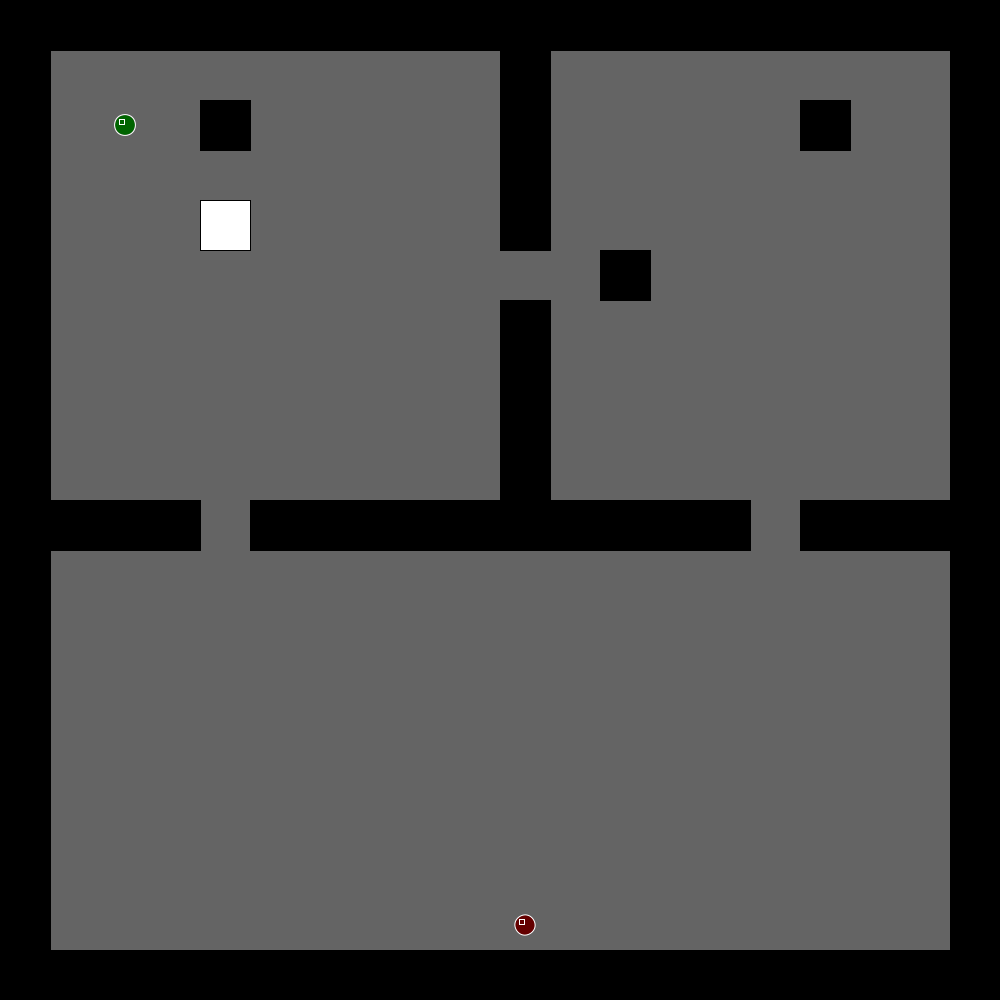
Frame 1 (no input)
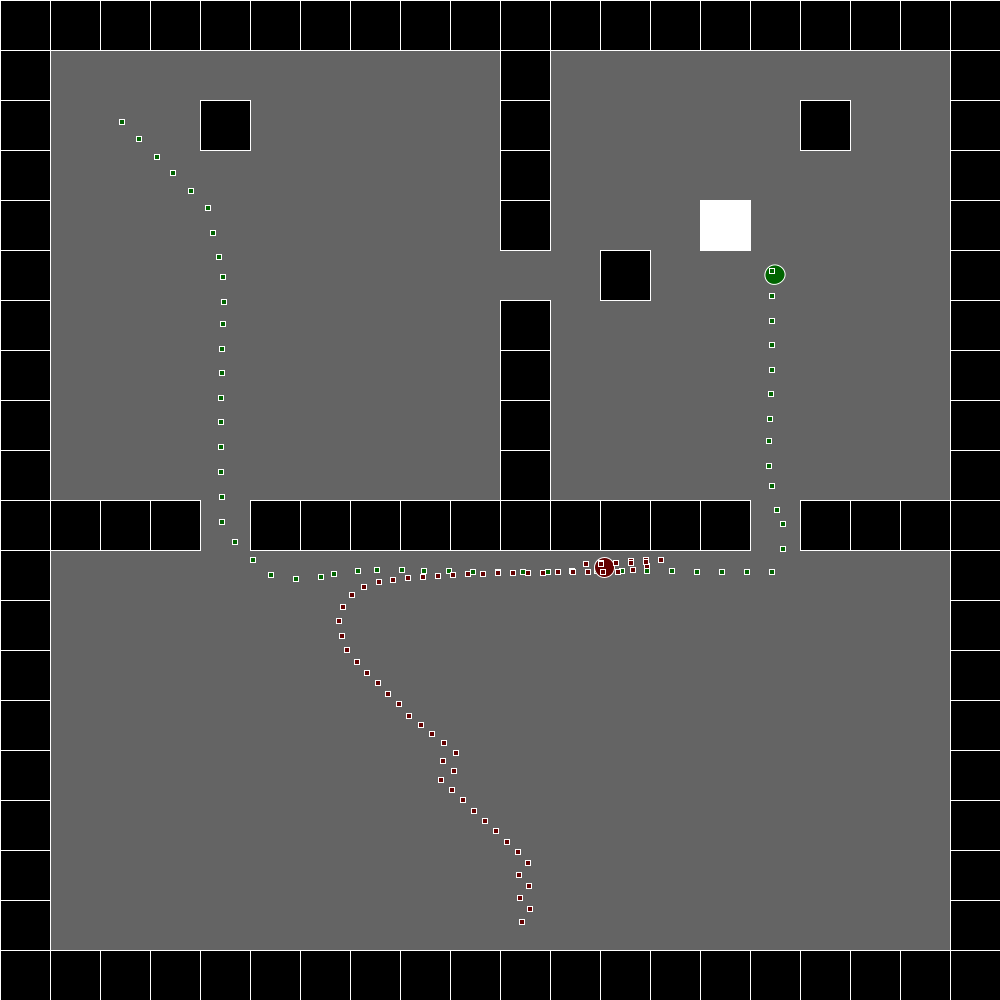
Frame 60 (the mouse pressed at the canvas centre just before this capture)
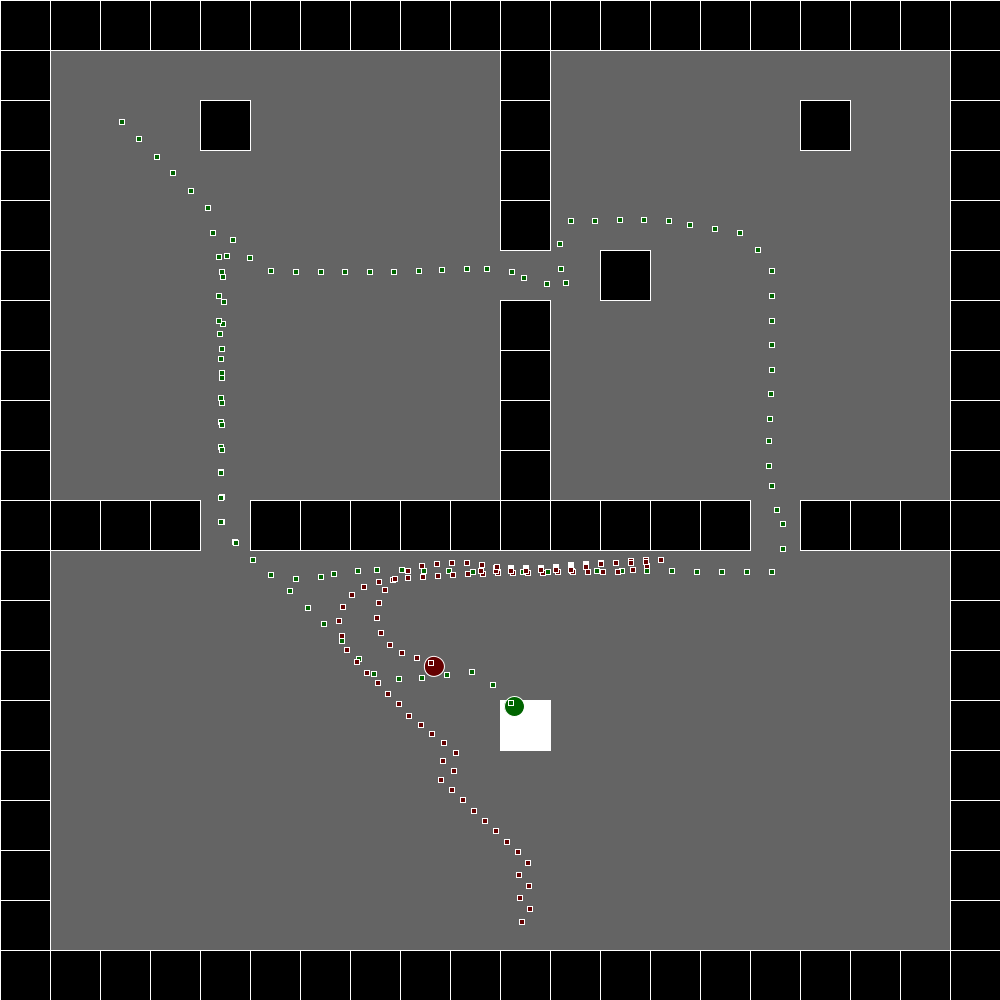
Frame 120 (the mouse held since frame 60 and released just before this capture)

The Processing sketch that drew these frames (run headless with seeded random() and noise(); from frame 60 on, the mouse is pressed at the canvas centre):

// Processing sketch: behaviortree
// ── behaviortree.pde
 import java.util.*;
class htnode
{
htnode child1;
htnode child2;
int type;
int aid;
htnode(int t,int a)
{
  type=t;
  aid=a;
}
htnode(int t,int a,htnode c1,htnode c2)
{
  type=t;
  aid=a;
  child1=c1;
  child2=c2;
}
boolean run()
{
  if(type==1)
  {
    if(child1.run())return true;
    else if(child2.run())return true;
    else return false;
  }
  else if(type==2){
  if(child1.run())return child2.run();
  else return false;
  }
  else if(type==3){
    int rd=(int)random(2);
    if(rd<1){
    if(child1.run())return true;
    else if(child2.run())return true;
    else return false;
    }
    else{
    if(child2.run())return true;
    else if(child1.run())return true;
    else return false;
    }
  }
  else
    return takeaction();
}
boolean takeaction()
{

  if(aid==1){
  //   print ("++++++++++++++++++++++");
    if(player.room()==2)return true;
    else return false;
  }
  else if(aid==2){
    chase(monster,player.position);
    return true;
  }
  else if(aid==3){
    chase(monster,new PVector(225,575));
    return true;
  }
  else{
    chase(monster,new PVector(775,575));
    return true;
  }
  
    
}
}
boolean[] pcurrent={false,false,false,false,false};
void setpcurrent()
{
  if(player.room()==1)pcurrent[0]=true;
  if(player.room()==2)pcurrent[2]=true;
  if(goldplace==1)pcurrent[1]=true;
  if(goldplace==2)pcurrent[3]=true;
  if(goldplace==3)pcurrent[4]=true;
  
}
class dtnode
{
  dtnode child_true;
  dtnode child_false;
  int id;
  int action;
  dtnode(int i,int a){
    id=i;
    action=a;
  }
  dtnode(int i,int a,dtnode t,dtnode f){
    id=i;
    action=a;
    child_true=t;
    child_false=f;
  }
  boolean condition()
  {
   setpcurrent();
    return pcurrent[id];
    /*
    if(id==1){
      if(player.room()==1)
        return true;
       else return false;
    }
    else if(id==2){
      if(goldplace==1) return true;
      else return false;
    }
    else if(id==3){
       if(player.room()==2)
        return true;
       else return false;
    }
    else if(id==6){
      if(goldplace==2)return true;
      else return false;
    }
    else if(id==7){
      if(goldplace==3)return true;
      else return false;
    }
    else return false;
    */
  }  
  int run()
  {
    if(action!=-1)return action;
    if(condition())
      return child_true.run();
    else
      return child_false.run();
  }
 
}
 class Agent{
  PVector position;
  PVector velocity;
  PVector acceleration;
  float[] breadx={};
  float[] bready={};
  int mflag;
  void display()
  {
    if(mflag==1)fill(100,0,0);
    else fill(0, 100,0);
    
    stroke(255);
    pushMatrix();
    translate(position.x, position.y);
    rotate(velocity.heading());
    
    
    ellipse(0,0,20,20); 
   // triangle(5,-1*20,5,20,40,0);

    popMatrix();
    drawBreadCrumbs();
  
    
  }
  void drawBreadCrumbs()
  {
 
      PVector temp = new PVector(position.x-5, position.y-5);
     breadx=append(breadx,temp.x);
     bready=append(bready,temp.y);

  
    for(int i=0 ; i < breadx.length; i++)
    {
        if(mflag==1)fill(100,0,0);
    else fill(0, 100,0);
        rect(breadx[i]-1, bready[i]-1, 5, 5);
    }
  }
  void update(float time)
  {
    
    position.add(PVector.mult(velocity,time));
    velocity.add(PVector.mult(acceleration,time));
  }
  int room()
  {
    if(position.x<550 &&position.x>50 &&position.y<500 &&position.y>50)
        return 1;
    
    if(position.x<950 &&position.x>550 &&position.y<500 &&position.y>50)
        return 3;
    
    else
        return 2;
  }
}
void chase(Agent agent, PVector targeta)
    {
      PVector dir=PVector.sub(targeta,agent.position);
      float dis=dir.mag();
      float targetspeed=15;

      dir.normalize();
      dir = PVector.mult(dir,targetspeed);
      
      agent.acceleration =dir.sub( agent.velocity);

    }
void arrive(Agent agent, PVector targeta)
    {
      float ROS=25;
      float ROD=50;
      float timetotarget=1;
      PVector dir=PVector.sub(targeta,agent.position);
      float dis=dir.mag();
   //   print(dis);
    //  print(targeta.x,targeta.y,agent.position.x,agent.position.y);
      if(dis<=ROS)
     {
 
         agent.acceleration=new PVector(0,0);
    //     agent.velocity=new PVector(1,1);
         pathflag+=1;
         
         if(targeta.x==gold.x&&targeta.y==gold.y)changegold();
       //  print(pathflag);
         return ;
     }
      float targetspeed;
      if(dis <= ROS) return ;
      if(dis > ROD) targetspeed=maxspeed;
      else targetspeed=  maxspeed* dis / ROD;
      dir.normalize();
      dir = PVector.mult(dir,targetspeed);
      
      agent.acceleration =( dir.sub( agent.velocity)).div(timetotarget);

    }
 PVector target = new PVector(0,0);
 PVector tar;
 Agent player;
 Agent monster;
 int signal=0;
float maxspeed=25;
int goldplace=1;
PVector gold;
int[][] edge=new int[400][8];
PVector[] DIRS={new PVector(1,0),new PVector(0,1),new PVector(-1,0),new PVector(0,1),new PVector(0,-1),new PVector(-1,-1),new PVector(1,1),new PVector(1,0),new PVector(-1,0),new PVector(0,1),new PVector(0,-1),new PVector(-1,1),new PVector(1,-1)};
PVector[] obs={new PVector(25,25),new PVector(75,25),new PVector(125,25),new PVector(175,25),new PVector(225,25),new PVector(275,25),new PVector(325,25),new PVector(375,25),new PVector(425,25),new PVector(475,25),new PVector(525,25),new PVector(575,25),new PVector(625,25),new PVector(675,25),new PVector(725,25),new PVector(775,25),new PVector(825,25),new PVector(875,25),new PVector(925,25),new PVector(975,25),
new PVector(25,975),new PVector(75,975),new PVector(125,975),new PVector(175,975),new PVector(225,975),new PVector(275,975),new PVector(325,975),new PVector(375,975),new PVector(425,975),new PVector(475,975),new PVector(525,975),new PVector(575,975),new PVector(625,975),new PVector(675,975),new PVector(725,975),new PVector(775,975),new PVector(825,975),new PVector(875,975),new PVector(925,975),new PVector(975,975),
new PVector(25,75),new PVector(25,125),new PVector(25,175),new PVector(25,225),new PVector(25,275),new PVector(25,325),new PVector(25,375),new PVector(25,425),new PVector(25,475),new PVector(25,525),new PVector(25,575),new PVector(25,625),new PVector(25,675),new PVector(25,725),new PVector(25,775),new PVector(25,825),new PVector(25,875),new PVector(25,925),
new PVector(975,75),new PVector(975,125),new PVector(975,175),new PVector(975,225),new PVector(975,275),new PVector(975,325),new PVector(975,375),new PVector(975,425),new PVector(975,475),new PVector(975,525),new PVector(975,575),new PVector(975,625),new PVector(975,675),new PVector(975,725),new PVector(975,775),new PVector(975,825),new PVector(975,875),new PVector(975,925),
new PVector(525,75),new PVector(525,125),new PVector(525,175),new PVector(525,225),new PVector(525,325),new PVector(525,375),new PVector(525,425),new PVector(525,475),new PVector(525,525),new PVector(225,125),new PVector(625,275),new PVector(825,125),
new PVector(75,525),new PVector(125,525),new PVector(175,525),new PVector(275,525),new PVector(325,525),new PVector(375,525),new PVector(425,525),new PVector(475,525),new PVector(575,525),new PVector(625,525),new PVector(675,525),new PVector(725,525),new PVector(825,525),new PVector(875,525),new PVector(925,525)};
List<PVector> path = new ArrayList<PVector>();
List<PVector> openSet = new ArrayList<PVector>();
List<PVector> closedSet = new ArrayList<PVector>();
float[] cald=new float[400];
int[] pre=new int[400];
int pathflag=0;
PVector localization(PVector p)
{
  PVector r=new PVector((int)p.x*50+25,(int)p.y*50+25);
  return r;
}
PVector quantization(PVector p)
{
 // print(p.x);
  int x=(int)p.x/50;
  int y=(int)p.y/50;
  return new PVector(x,y);
}
float heuristic(PVector a, PVector b)
{
  return dist(a.x,a.y,b.x,b.y);
}
void astar()
{
  if(openSet.size()<=0) return ;
  PVector best=openSet.get(0);
  float bestDis=heuristic(best,tar)+cald[(int)best.x*20+(int)best.y];
  for(int i=1;i<openSet.size();i++)
  {
    PVector choice=openSet.get(i);
    float dis=heuristic(choice,tar)+cald[(int)choice.x*20+(int)choice.y];
    if(dis<bestDis){
      bestDis=dis;
      best=openSet.get(i);
    }
    
  }
  if(best==tar)
  {
    return ;
  }
  for(int d=0;d<8;d++)
       {
        
         PVector neibor=PVector.add(best,DIRS[d]);
     //    print(neibor.x,neibor.y);
          if(!closedSet.contains(neibor) && edge[(int)best.x*20+(int)best.y][d]==1){
              float dis=cald[(int)best.x*20+(int)best.y]+dist(0,0,DIRS[d].x,DIRS[d].y);
              if(cald[(int)neibor.x*20+(int)neibor.y]>dis){
                cald[(int)neibor.x*20+(int)neibor.y]=dis;
                pre[(int)neibor.x*20+(int)neibor.y]=(int)best.x*20+(int)best.y;
              }
              if(!openSet.contains(neibor))
              openSet.add(neibor);
          }
         
       }
       openSet.remove(best);
       closedSet.add(best);
       astar();
}
void pathfinding()
{
  path = new ArrayList<PVector>();
  openSet = new ArrayList<PVector>();
  closedSet = new ArrayList<PVector>();
  for(int i=0;i<cald.length;i++)
  {
    cald[i]=2000;
    pre[i]=-1;
  }
  PVector pp=quantization(player.position);
  openSet.add(pp);
  cald[(int)pp.x*20+(int)pp.y]=0;
  astar();
  PVector temp = tar;
  path.add(0,temp);
  while (pre[(int)temp.x*20+(int)temp.y] != -1) {
    int gg=pre[(int)temp.x*20+(int)temp.y];
    int gx=gg/20;
    int gy=gg-gx*20;
    PVector pg= new PVector(gx,gy);
    path.add(0,pg);
    temp = pg;
  }
}
 void generate()
 {
  // print(1);
//   print(" ");
   for(int i=0;i<20;i++)
   {
     for(int j=0;j<20;j++)
     {
        PVector curr=new PVector(i,j);
       for(int d=0;d<8;d++)
       {
         PVector neibor=PVector.add(curr,DIRS[d]);
         edge[i*20+j][d]=0;
         if(neibor.x>=0 &&neibor.y>=0&&neibor.x<20&&neibor.y<20){
           edge[i*20+j][d]=1;
         for(int o=0;o<obs.length;o++){
           PVector q=quantization(obs[o]);
           if(curr.x==q.x&&curr.y==q.y)
           {
              edge[i*20+j][d]=0;
           }
           if(neibor.x==q.x &&neibor.y==q.y)
           {
            // print("&&");
             //print(q.x,q.y,i,j);
             //print("$$");
             edge[i*20+j][d]=0;
           }
         }
       }
       }
     }
   }
   
 }
void builddt()
{
  dtnode n11=new dtnode(11,4);
  dtnode n10=new dtnode(10,1);
  dtnode n9=new dtnode(9,3);
  dtnode n8=new dtnode(8,1);
  dtnode n7=new dtnode(4,-1,n10,n11);
  dtnode n6=new dtnode(3,-1,n8,n9);
  dtnode n5=new dtnode(5,2);
 dtnode n4=new dtnode(4,1);
 dtnode n3=new dtnode(2,-1,n6,n7);
 dtnode n2=new dtnode(1,-1,n4,n5);
 dtnode n1=new dtnode(0,-1,n2,n3);
 root=n1;
}
void buildht()
{
  htnode n7=new htnode(0,4);
  htnode n6=new htnode(0,3);
  htnode n5=new htnode(0,2);
  htnode n4=new htnode(0,1);
  htnode n3=new htnode(3,0,n6,n7);
  htnode n2=new htnode(2,0,n4,n5);
  htnode n1=new htnode(1,0,n2,n3);
  htroot=n1;
}
dtnode root;
htnode htroot;
void setplayer()
{
   player.position=new PVector(125,125);
      player.velocity = new PVector(0,0);   
      player.acceleration = new PVector(0,0);
      player.mflag=0;
        monster.position=new PVector(525,925);
      monster.velocity = new PVector(0,0);   
      monster.acceleration = new PVector(0,0);
       monster.mflag=1;
}
 void setup()
 {
     size(1000,1000);
     frameRate(50);
     player=  new Agent();
     
        monster=  new Agent();
     setplayer();
     //   print(obs.length);
      generate();
      builddt();
      buildht();
    //  print("S");
      gold=new PVector(225,225);
      
 }
 void pathfollowing()
 {
 //  print(signal);
 if(signal==1){
  // print(pathflag,path.size());
       if(pathflag>=path.size()){
        player.acceleration=new PVector(0,0);
         player.velocity=new PVector(0,0);
 //        pathflag+=1;
      //   print(gold.x,gold.y);
         if(target.x-gold.x<=1&&target.y-gold.y<=1)changegold();
       signal=0;}
       else{
    //    print(pathflag,path.size());
       PVector t =path.get(pathflag);
       arrive(player,localization(t));
       }
       
  //     print(pathflag,signal);
      }
 }
 void changegold()
 {
   if(goldplace==1){
   goldplace=2;
   if(random(2)<1)
   gold=new PVector(525,725);
    else
   gold=new PVector(525,575);
   }
  else if(goldplace==2){
   goldplace=3;
   
   gold=new PVector(725,225);
  
   }
   else if(goldplace==3){
   goldplace=1;
   gold=new PVector(225,225);
   }
 }
 void take_action(int action)
 {
 //  if(signal==0)return ;
   if(action==1)
     target=gold;
   else if(action==2)
     target=new PVector(225,575);
   else if(action==3)
      target=new PVector(775,425);
    else if(action==4)
      target=new PVector(475,275);
     tar=quantization(target);
      pathflag=1;

      pathfinding();
      signal=1;
 }
 void draw()
 {
  background(100);

   for(int i=0;i<obs.length;i++){
  //   print(i);
    fill(0,0,0);
          rect(obs[i].x-25,obs[i].y-25,50,50);

      }
      fill(255,255,255);
        rect(gold.x-25,gold.y-25,50,50);
    // print('S',goldplace,root.run(),'X');
     take_action(root.run());
     htroot.run();
     pathfollowing();
     // print(pathflag);
     //  arrive(player,target);
      player.update(1);
      player.display();
      if(dist(player.position.x,player.position.y,monster.position.x,monster.position.y)<=50)
      {
          setplayer();
           goldplace=1;
         gold=new PVector(225,225);
      }
      monster.update(1);
      monster.display();
      
     //   signal=0;
  // player.acceleration=new PVector(0,0);
  //player.velocity=new PVector(0,0);

      
   
 }
